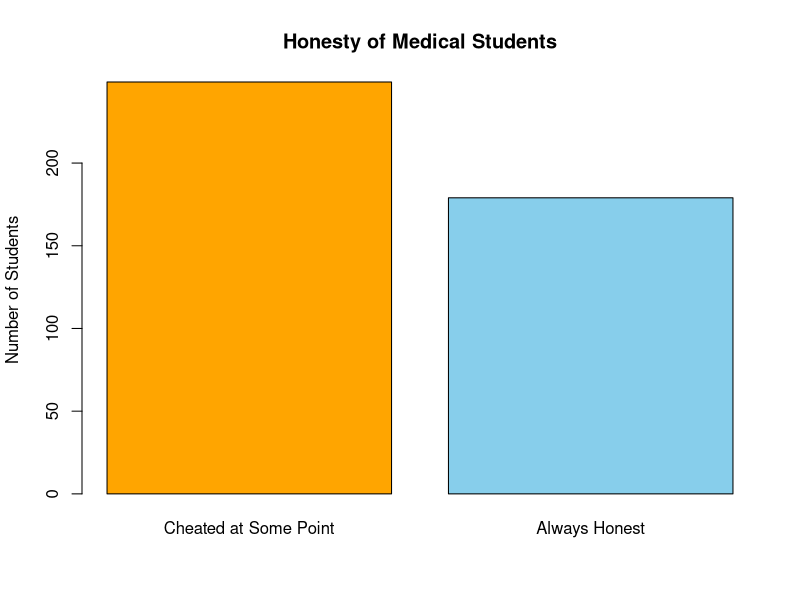

The R source for this figure:
## ---- chunk 1
barplot(c(249, 428-249), 
        names=c("Cheated at Some Point", "Always Honest"),
        col=c("orange","skyblue"), 
        ylab="Number of Students",
        main="Honesty of Medical Students")
